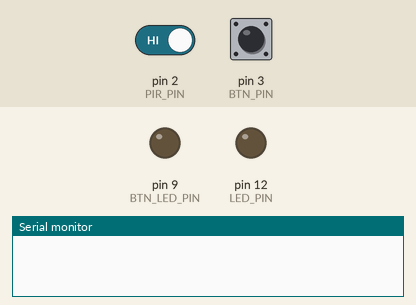
Recording of a sketch running on a simulated Arduino Uno, built with avr-gcc and run on an emulated ATmega328P. On the bench: output pins drawn as LEDs (lit = HIGH), the last lines printed to the serial monitor. The inputs (shaded band) are chosen by the test bench; at power-on: pin 3 (BTN_PIN) HIGH, pin 2 (PIR_PIN) HIGH.

Above: at 1.2 s.
1.3 s: pin 3 (BTN_PIN) pulled LOW for 0.15 s
At 1.8 s:
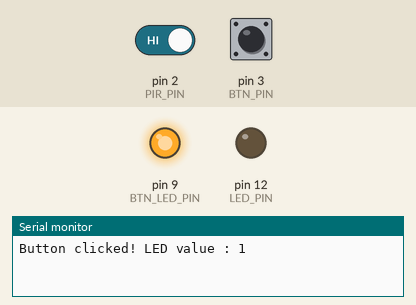
2.9 s: pin 2 (PIR_PIN) driven LOW
4.4 s: pin 2 (PIR_PIN) driven HIGH
At 4.7 s:
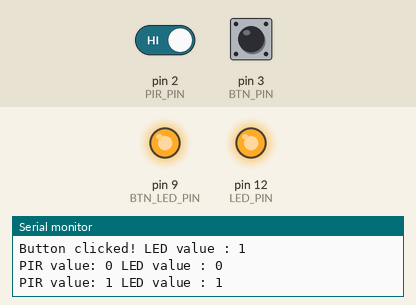
5.9 s: pin 3 (BTN_PIN) pulled LOW for 1 s
At 7.8 s:
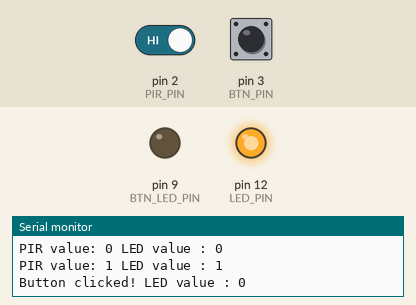
8.4 s: pin 3 (BTN_PIN) pulled LOW for 3.2 s
At 12.6 s:
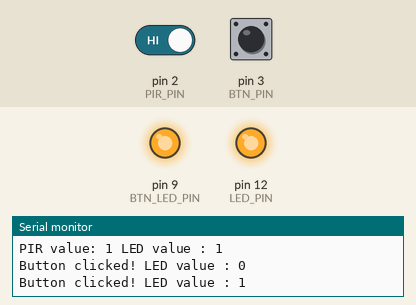
Timing chart, 0 to 14.1 s (numbered marks = the images above; inputs shaded):
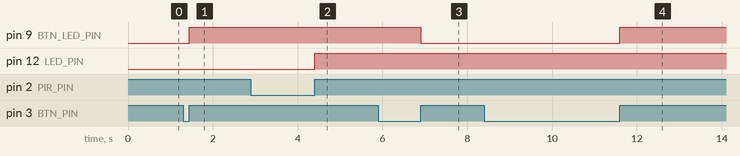

Measured:
- after the input at 1.3 s, pin 9 (BTN_LED_PIN): LOW → HIGH after 0.15 s
- after the input at 4.4 s, pin 12 (LED_PIN): LOW → HIGH at once
- after the input at 5.9 s, pin 9 (BTN_LED_PIN): HIGH → LOW after 1.0 s
- after the input at 8.4 s, pin 9 (BTN_LED_PIN): LOW → HIGH after 3.2 s

The sketch:

Task1.3C.ino
```cpp
// C++ code

const uint8_t PIR_PIN = 2;
const uint8_t BTN_PIN = 3;
const uint8_t LED_PIN = 12;
const uint8_t BTN_LED_PIN = 9;

uint8_t pirValue = LOW;
uint8_t ledValue = LOW;
uint8_t btnLedValue = LOW;

void setup()
{
  pinMode(PIR_PIN, INPUT);
  pinMode(LED_PIN, OUTPUT);
  pinMode(BTN_PIN, INPUT_PULLUP);
  pinMode(BTN_LED_PIN, OUTPUT);

  // Definte interrupts
  attachInterrupt(0, pirInterrupt, CHANGE);
  attachInterrupt(1, btnInterrupt, RISING);

  Serial.begin(9600);
}

void loop()
{


}


void pirInterrupt()
{
  // Triggered as motion detected
  pirValue = digitalRead(PIR_PIN);
  ledValue = pirValue;

  digitalWrite(LED_PIN, ledValue);

  // Write to serial monitor
  Serial.print("PIR value: ");
  Serial.print(pirValue);
  Serial.print(" LED value : ");
  Serial.println(digitalRead(LED_PIN));

}


void btnInterrupt()
{
  // Triggered as button clicked

  // Toggle the LED state and write this to the LED
  btnLedValue = !btnLedValue;
  digitalWrite(BTN_LED_PIN, btnLedValue);

  // Write to serial monitor
  Serial.print("Button clicked!");
  Serial.print(" LED value : ");
  Serial.println(digitalRead(BTN_LED_PIN));

}
```
